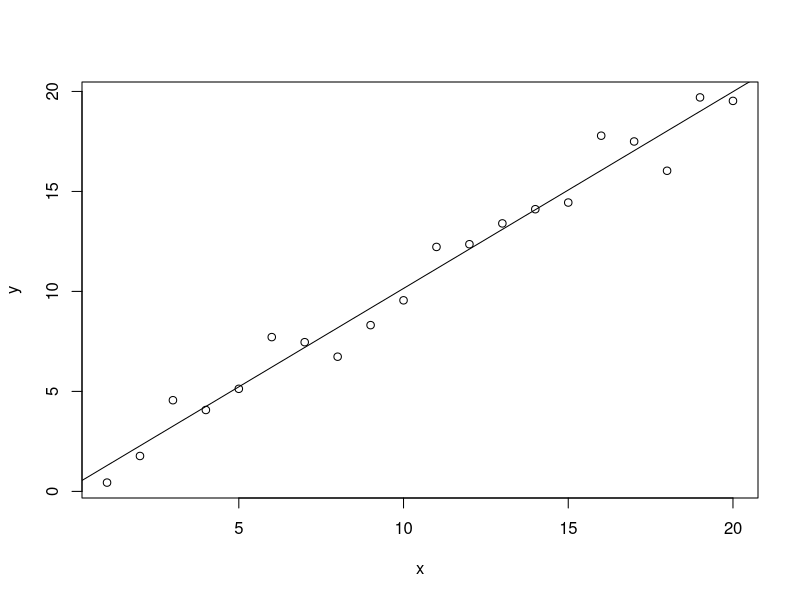
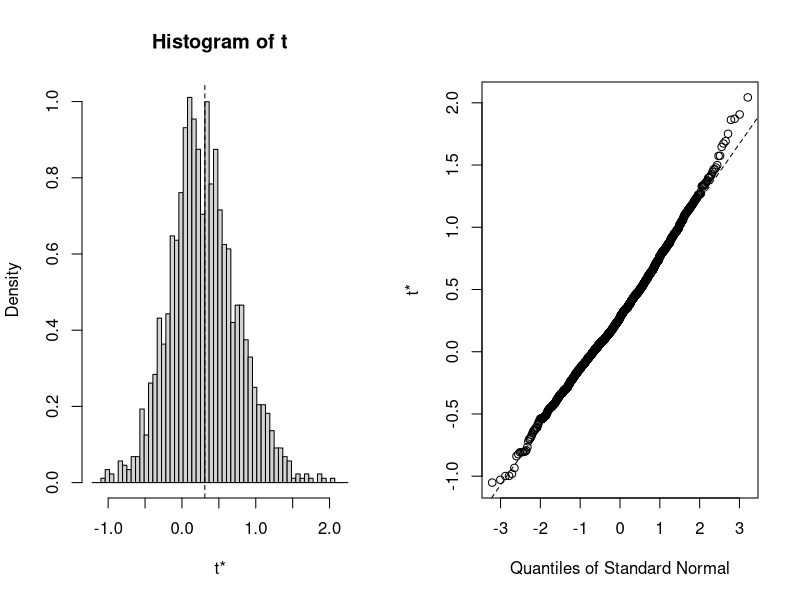
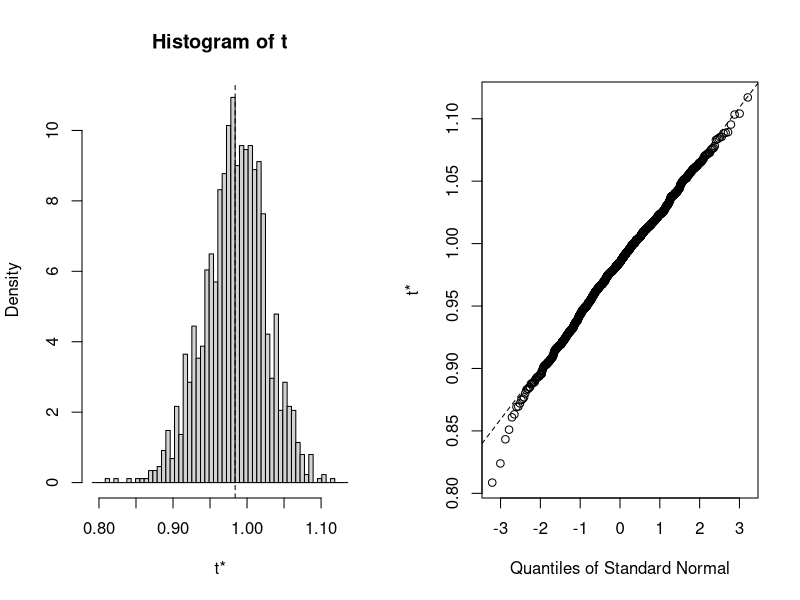
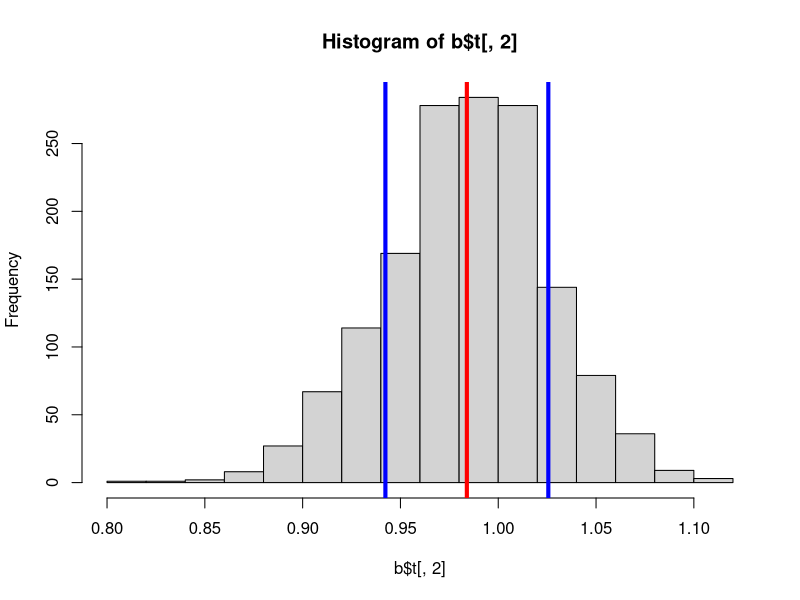
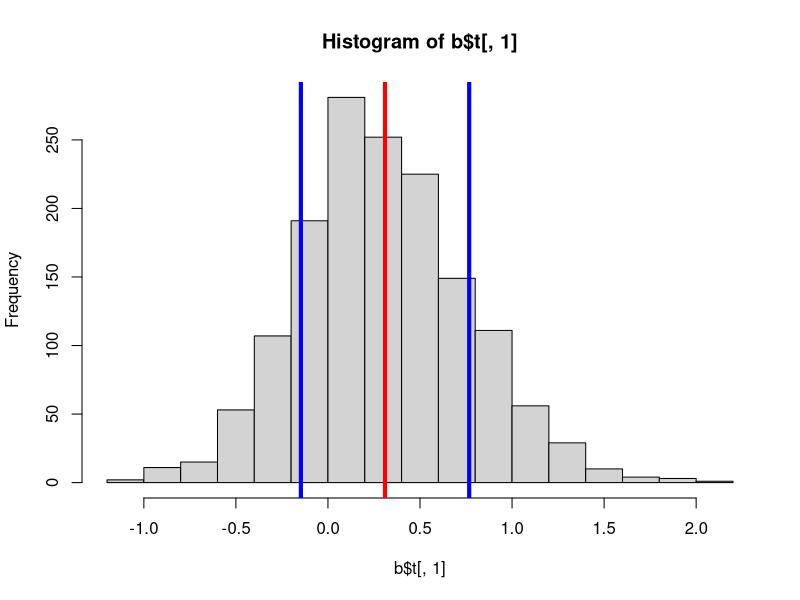

The R script that drew these images, in order:
#Fast bootstrap resampling to estimate regression parameter errors

#Bootstrap resampling is a very useful method to determine parameter error estimates. 
#This section makes use of the "boot" R package, which can be loaded with "library(boot)" or "require(boot)".

#A demonstration using simple linear regression:
set.seed(123)                                  # allow reproducible random numbers
N <- 20
A <- data.frame(x=1:N, y=rnorm(N, mean=1:N))   # create some data
plot(y ~ x, A)                                 # plot the data
m <- lm(y ~ x, A)                              # fit linear model
abline(m)                                      # add best-fit model to plot as a line
summary(m)                                     # show model best fit values & standard errors

#--Create a simple function to return the best-fit coefficients for the model 
#  fitted to a subset of the original data ("A"), given a vector of row 
#  numbers for the data frame ("indices"). "indices" will be the same length 
#  as "nrow(A)", and will be supplied by the "boot" function, using random 
#  sampling with replacement (i.e. "sample(nrow(A), replace=TRUE)")

mystat <- function(A, indices) {
  m <- lm(y ~ x, A[indices, ])
  return(coef(m))
}

#--Demonstrate function:
mystat(A, 1:nrow(A))                       # same as "coef(m)"

set.seed(123)                              # allow reproducible random numbers
mystat(A, sample(nrow(A), replace=TRUE))   # result for a single resample


#--Run full set of "N.boot" bootstrap resamples:
N.boot <- 1500
require(boot)                              # load boot library
set.seed(123)                              # allow reproducible random numbers
b <- boot(A, mystat, R=N.boot)

#--Plot results of bootstrapping:
plot(b, index=1)                          # intercept
plot(b, index=2)                          # slope

sdt2 = sd(b$t[,2])

hist(b$t[,2])
abline(v=b$t0[2],col='red',lwd=4)
abline(v=b$t0[2]+sdt2,col='blue',lwd=4)
abline(v=b$t0[2]-sdt2,col='blue',lwd=4)

sdt1 = sd(b$t[,1])

hist(b$t[,1])
abline(v=b$t0[1],col='red',lwd=4)
abline(v=b$t0[1]+sdt1,col='blue',lwd=4)
abline(v=b$t0[1]-sdt1,col='blue',lwd=4)

#--Now compare the standard errors on the model parameters from
#  the bootstrap resampling with those from the normal summary method:
b                                         # print results

#--Now show the standard errors computed (see "?summary.lm"):
coef(summary(m))
